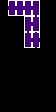

Rendered tile map (Tiled .tmx) drawn with the repository's tilesets; below, a short description and the full map source, tile grids included:
An orthogonal 7x7 tile map with 8x16 px tiles, 1 tile layer (Tile Layer 1).

<map version="1.10" tiledversion="1.11.0" orientation="orthogonal" renderorder="right-down" width="7" height="7" tilewidth="8" tileheight="16" infinite="0" nextlayerid="2" nextobjectid="1">
 <tileset firstgid="1" name="forest_map" tilewidth="8" tileheight="16" tilecount="20" columns="20">
  <image source="../gfx/tiles/forest_map.png" width="160" height="16" />
 </tileset>
 <layer id="1" name="Tile Layer 1" width="7" height="7">
  <data encoding="csv">
1,3,3,3,6,1,1,
1,1,1,5,8,1,1,
1,1,1,7,2,1,1,
1,1,1,1,1,1,1,
1,1,1,1,1,1,1,
1,1,1,1,1,1,1,
1,1,1,1,1,1,1
</data>
 </layer>
</map>
